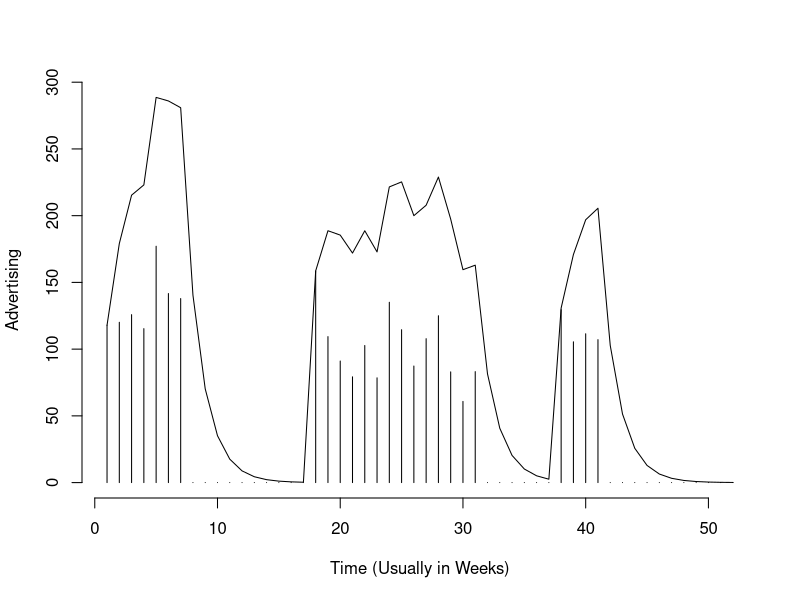

This figure's R source:
sales <- c(37, 89, 82, 58, 110, 77, 103, 78, 95, 106, 98, 96, 68, 96, 157, 198, 145, 132, 96, 135)
ad <- c(6, 27, 0, 0, 20, 0, 20, 0, 0, 18, 9, 0, 0, 0, 13, 25, 0, 15, 0, 0)

modFit.0 <- lm(sales~ad)
summary(modFit.0)






# Define Adstock Rate
adstock_rate = 0.50

# Create Data
advertising = c(117.913, 120.112, 125.828, 115.354, 177.090, 141.647, 137.892,   0.000,   0.000,   0.000,   0.000, 
                0.000,   0.000,   0.000,   0.000,   0.000,   0.000, 158.511, 109.385,  91.084,  79.253, 102.706, 
                78.494, 135.114, 114.549,  87.337, 107.829, 125.020,  82.956,  60.813,  83.149,   0.000,   0.000, 
                0.000,   0.000,   0.000,   0.000, 129.515, 105.486, 111.494, 107.099,   0.000,   0.000,   0.000, 
                0.000,   0.000,   0.000,   0.000,   0.000,   0.000,   0.000,   0.000)

# Calculate Advertising Adstock
# Credit: http://stackoverflow.com/questions/14372880/simple-examples-of-filter-function-recursive-option-specifically
adstocked_advertising = filter(advertising, filter=adstock_rate, method="recursive")

adstocked_advertising = numeric(length(advertising))
adstocked_advertising[1] = advertising[1]
for(i in 2:length(advertising)){
  adstocked_advertising[i] = advertising[i] + adstock_rate * adstocked_advertising[i-1]
}

plot(seq(1,length(advertising)), advertising, type="h", 
     xlab="Time (Usually in Weeks)", ylab="Advertising", 
     ylim=c(0, max(c(advertising, adstocked_advertising))), 
     frame.plot=FALSE)
lines(adstocked_advertising)
